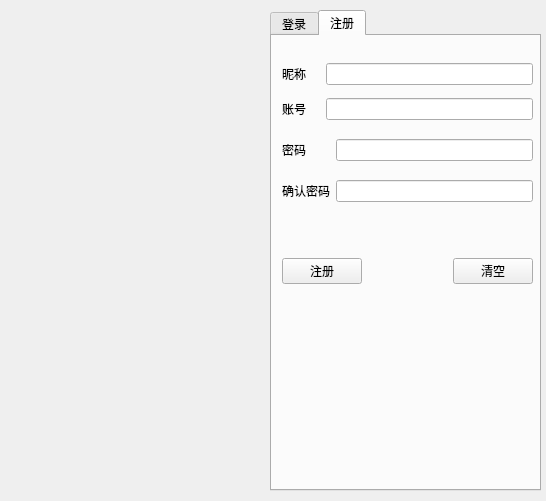
<?xml version="1.0" encoding="UTF-8"?>
<ui version="4.0">
 <class>Login</class>
 <widget class="QWidget" name="Login">
  <property name="geometry">
   <rect>
    <x>0</x>
    <y>0</y>
    <width>546</width>
    <height>501</height>
   </rect>
  </property>
  <property name="minimumSize">
   <size>
    <width>546</width>
    <height>501</height>
   </size>
  </property>
  <property name="maximumSize">
   <size>
    <width>546</width>
    <height>501</height>
   </size>
  </property>
  <property name="windowTitle">
   <string>登录/注册</string>
  </property>
  <widget class="QLabel" name="label">
   <property name="geometry">
    <rect>
     <x>0</x>
     <y>0</y>
     <width>261</width>
     <height>501</height>
    </rect>
   </property>
   <property name="text">
    <string/>
   </property>
   <property name="pixmap">
    <pixmap resource="res.qrc">:/images/login.png</pixmap>
   </property>
   <property name="scaledContents">
    <bool>true</bool>
   </property>
  </widget>
  <widget class="QTabWidget" name="tabWidget">
   <property name="geometry">
    <rect>
     <x>270</x>
     <y>10</y>
     <width>271</width>
     <height>481</height>
    </rect>
   </property>
   <property name="currentIndex">
    <number>1</number>
   </property>
   <widget class="QWidget" name="tab">
    <attribute name="title">
     <string>登录</string>
    </attribute>
    <widget class="QWidget" name="layoutWidget">
     <property name="geometry">
      <rect>
       <x>0</x>
       <y>30</y>
       <width>261</width>
       <height>91</height>
      </rect>
     </property>
     <layout class="QGridLayout" name="gridLayout">
      <item row="0" column="0">
       <widget class="QLabel" name="l_tel">
        <property name="text">
         <string>手机号</string>
        </property>
       </widget>
      </item>
      <item row="0" column="1">
       <widget class="QLineEdit" name="le_tel"/>
      </item>
      <item row="1" column="0">
       <widget class="QLabel" name="l_pass">
        <property name="text">
         <string>密码</string>
        </property>
       </widget>
      </item>
      <item row="1" column="1">
       <widget class="QLineEdit" name="le_pass"/>
      </item>
     </layout>
    </widget>
    <widget class="QWidget" name="layoutWidget">
     <property name="geometry">
      <rect>
       <x>10</x>
       <y>160</y>
       <width>251</width>
       <height>71</height>
      </rect>
     </property>
     <layout class="QHBoxLayout" name="horizontalLayout">
      <item>
       <widget class="QPushButton" name="pb_login">
        <property name="text">
         <string>登录</string>
        </property>
       </widget>
      </item>
      <item>
       <spacer name="horizontalSpacer_2">
        <property name="orientation">
         <enum>Qt::Horizontal</enum>
        </property>
        <property name="sizeHint" stdset="0">
         <size>
          <width>40</width>
          <height>20</height>
         </size>
        </property>
       </spacer>
      </item>
      <item>
       <spacer name="horizontalSpacer">
        <property name="orientation">
         <enum>Qt::Horizontal</enum>
        </property>
        <property name="sizeHint" stdset="0">
         <size>
          <width>40</width>
          <height>20</height>
         </size>
        </property>
       </spacer>
      </item>
      <item>
       <spacer name="horizontalSpacer_3">
        <property name="orientation">
         <enum>Qt::Horizontal</enum>
        </property>
        <property name="sizeHint" stdset="0">
         <size>
          <width>40</width>
          <height>20</height>
         </size>
        </property>
       </spacer>
      </item>
      <item>
       <widget class="QPushButton" name="pb_loginClear">
        <property name="text">
         <string>清空</string>
        </property>
       </widget>
      </item>
     </layout>
    </widget>
   </widget>
   <widget class="QWidget" name="tab_2">
    <attribute name="title">
     <string>注册</string>
    </attribute>
    <widget class="QWidget" name="layoutWidget_2">
     <property name="geometry">
      <rect>
       <x>10</x>
       <y>20</y>
       <width>251</width>
       <height>71</height>
      </rect>
     </property>
     <layout class="QGridLayout" name="gridLayout_2">
      <item row="0" column="0">
       <widget class="QLabel" name="l_nick">
        <property name="text">
         <string>昵称    </string>
        </property>
       </widget>
      </item>
      <item row="0" column="1">
       <widget class="QLineEdit" name="le_nick"/>
      </item>
      <item row="1" column="0">
       <widget class="QLabel" name="l_register_tel">
        <property name="text">
         <string>账号</string>
        </property>
       </widget>
      </item>
      <item row="1" column="1">
       <widget class="QLineEdit" name="le_register_tel"/>
      </item>
     </layout>
    </widget>
    <widget class="QWidget" name="layoutWidget_3">
     <property name="geometry">
      <rect>
       <x>10</x>
       <y>90</y>
       <width>251</width>
       <height>91</height>
      </rect>
     </property>
     <layout class="QGridLayout" name="gridLayout_3">
      <item row="0" column="0">
       <widget class="QLabel" name="l_register_pass">
        <property name="text">
         <string>密码</string>
        </property>
       </widget>
      </item>
      <item row="0" column="1">
       <widget class="QLineEdit" name="le_register_pass"/>
      </item>
      <item row="1" column="0">
       <widget class="QLabel" name="l_passagain">
        <property name="text">
         <string>确认密码</string>
        </property>
       </widget>
      </item>
      <item row="1" column="1">
       <widget class="QLineEdit" name="le_passagain"/>
      </item>
     </layout>
    </widget>
    <widget class="QWidget" name="layoutWidget_4">
     <property name="geometry">
      <rect>
       <x>10</x>
       <y>200</y>
       <width>251</width>
       <height>71</height>
      </rect>
     </property>
     <layout class="QHBoxLayout" name="horizontalLayout_2">
      <item>
       <widget class="QPushButton" name="pb_register">
        <property name="text">
         <string>注册</string>
        </property>
       </widget>
      </item>
      <item>
       <spacer name="horizontalSpacer_4">
        <property name="orientation">
         <enum>Qt::Horizontal</enum>
        </property>
        <property name="sizeHint" stdset="0">
         <size>
          <width>40</width>
          <height>20</height>
         </size>
        </property>
       </spacer>
      </item>
      <item>
       <spacer name="horizontalSpacer_6">
        <property name="orientation">
         <enum>Qt::Horizontal</enum>
        </property>
        <property name="sizeHint" stdset="0">
         <size>
          <width>40</width>
          <height>20</height>
         </size>
        </property>
       </spacer>
      </item>
      <item>
       <widget class="QPushButton" name="pb_register_clear">
        <property name="text">
         <string>清空</string>
        </property>
       </widget>
      </item>
     </layout>
    </widget>
   </widget>
  </widget>
 </widget>
 <resources>
  <include location="res.qrc"/>
 </resources>
 <connections/>
</ui>
